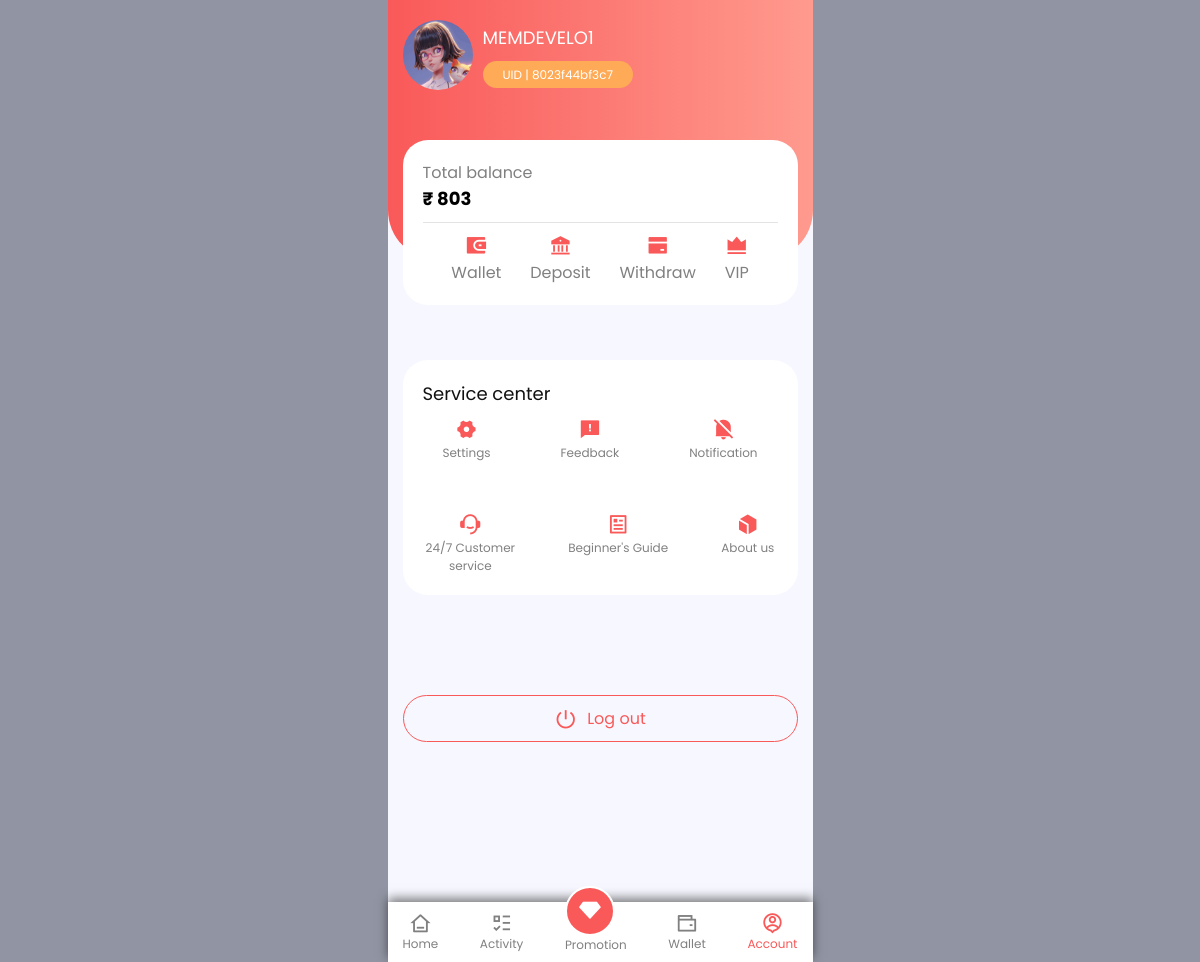
Screenshot of /accountPage (signed in) with the database file from the repository.
### club/models.py (models this page shows, shortened)
class Profile(models.Model):
    user = models.OneToOneField(User, on_delete=models.CASCADE)
    code = models.CharField(max_length=50, default='', blank=True)
    user_code = models.CharField(max_length=12, blank=True, null=True)
    recomended_by = models.ForeignKey(User, on_delete=models.CASCADE, blank=True, null=True, related_name='ref_by')
    referals_number = models.IntegerField(blank=True, default=0)
    user_balance = models.IntegerField(blank=True, default=0)
    refer_code = models.CharField(max_length=50, blank=True, null=True)
    total_balance = models.IntegerField(blank=True, default=0)
    total_withdraw = models.IntegerField(blank=True, default=0)
    total_deposite = models.IntegerField(blank=True, default=0)

### club/views.py (the view)
# urls.py: path('accountPage', accountPage, name='accountPage'),
def accountPage(request):
    try:
        profile = Profile.objects.get(user=request.user)
    except:
        pass
    if request.user.is_authenticated:
        return render(request, 'account.html', {'proflie': profile})
    else:
        return redirect('/loginPage')

### templates/account.html (shortened to what this page needs)
<!DOCTYPE html>
<html lang="en">
<head>
    <link rel="stylesheet" href="/static/style/account.css">
    <link rel="stylesheet" href="/static/style/utils.css">
    <link href="https://cdn.jsdelivr.net/npm/remixicon@4.3.0/fonts/remixicon.css" rel="stylesheet" />
</head>
<body>
    <section class="main_section">
        <header>
            <div class="user_details">
                <img src="/static/assets/user1.png" alt="" class="user_img">
                <div class="user_info">
                    <p>{{proflie.user_code}}</p>
                    <span>UID | {{proflie.code}}</span>
                </div>
            </div>
            <div class="user_balance">
                <p>Total balance</p>
                <span>₹ {{proflie.user_balance}}</span>
                <div class="hr_line"></div>
                <div class="balance_function">
                    <a href="/walletPage">
                        <div class="balance_func_card">
                            <i class="ri-wallet-3-fill"></i>
                            <p>Wallet</p>
                        </div>
                    </a>
                    <a href="/depositePage">
                        <div class="balance_func_card">
                            <i class="ri-bank-fill"></i>
                            <p>Deposit</p>
                        </div>
                    </a>
                    <a href="/withdrawPage">
                        <div class="balance_func_card">
                            <i class="ri-bank-card-fill"></i>
                            <p>Withdraw</p>
                        </div>
                    </a>
                    <a href="/">
                        <div class="balance_func_card">
                            <i class="ri-vip-crown-fill"></i>
                            <p>VIP</p>
                        </div>
                    </a>
                </div>
            </div>
        </header>
        <main>
            <div class="main_service">
                <p>Service center</p>
                <div class="web_services">
                    <a href="/settingsPage">
                        <div class="service_card">
                            <i class="ri-settings-4-fill"></i>
                            <p>Settings</p>
                        </div>
                    </a>
                    <a href="/feedbackPage">
                        <div class="service_card">
                            <i class="ri-feedback-fill"></i>
                            <p>Feedback</p>
                        </div>
                    </a>
                    <a href="">
                        <div class="service_card">
                            <i class="ri-notification-off-fill"></i>
                            <p>Notification</p>
                        </div>
                    </a>
                    <a href="https://t.me/snowman_014" target="_blank">
                        <div class="service_card">
                            <i class="ri-customer-service-2-fill"></i>
                            <p>24/7 Customer <br> service</p>
                        </div>
                    </a>
                    <a href="/guidePage">
                        <div class="service_card">
                            <i class="ri-article-line"></i>
                            <p>Beginner's Guide</p>
                        </div>
                    </a>
                    <a href="/aboutPage">
                        <div class="service_card">
                            <i class="ri-box-1-fill"></i>
                            <p>About us</p>
                        </div>
                    </a>
                </div>
            </div>
            <div class="log_btn">
                <a href="/logoutPage"><i class="ri-shut-down-line"></i> Log out</a>
            </div>
        </main>
        <footer>
            <div class="navigation">
                <div class="menu">
                    <a href="/">
                        <i class="ri-home-3-line"></i>
                        <p>Home</p>
                    </a>
                    <a href="/">
                        <i class="ri-list-check-3"></i>
                        <p>Activity</p>
                    </a>
                    <a href="/" class="activated">
                        <i class="active ri-vip-diamond-fill"></i>
                        <p>Promotion</p>
                    </a>
                    <a href="/walletPage">
                        <i class="ri-wallet-line"></i>
                        <p>Wallet</p>
                    </a>
                    <a href="/accountPage" class="active">
                        <i class="ri-account-pin-circle-line"></i>
                        <p>Account</p>
                    </a>
                </div>
            </div>
        </footer>
    </section>
</body>
</html>

### static/style/account.css (style rules this page uses)
header { height: 260px; background: linear-gradient(90deg, #f95959 0%, #ff9a8e 100%); border-radius: 0 0 50px 50px; }
main { padding-bottom: 215px; }
.user_details { padding: 20px 15px; display: flex; justify-content: star; align-items: center; gap: 10px; margin-bottom: 30px; }
.user_details img { width: 70px; height: 70px; border-radius: 100%; }
.user_details .user_info p { color: #fff; font-size: 18px; margin-bottom: 10px; }
.user_details .user_info span { background-color: #FEAA57; padding: 5px 20px; font-size: 12px; color: #fff; border-radius: 50px; }
.user_balance { background: #fff; padding: 20px; border-radius: 25px; margin: 20px 15px; }
.user_balance p:first-child { color: gray; }
.user_balance span { color: black; font-weight: bold; font-size: 18px; }
.user_balance .hr_line { margin: 10px 0; width: 100%; height: 1px; background-color: rgb(228, 228, 228); }
.user_balance .balance_function { display: flex; justify-content: space-evenly; align-items: center; text-align: center; }
.user_balance .balance_function i { color: #f95959; font-size: 22px; }
.user_balance .balance_function p { color: gray; }
.main_service { margin: 100px 15px; background-color: #fff; padding: 20px; border-radius: 25px; }
.main_service p:first-child { font-size: 18px; color: #111; margin-bottom: 10px; }
.main_service .web_services { display: flex; justify-content: space-evenly; align-self: center; flex-wrap: wrap; text-align: center; gap: 50px; }
.web_services i { font-size: 22px; color: #f95959; }
.web_services p { font-size: 12px; color: gray; }
.log_btn { margin: 5px 15px; text-align: center; }
.log_btn a i { font-size: 22px; }
.log_btn a { display: flex; justify-content: center; align-items: center; gap: 10px; border: 1px solid #f95959; padding: 10px 10px; margin: auto; border-radius: 25px; color: #f95959; }

### static/style/utils.css (style rules this page uses)
* { margin: 0; padding: 0; box-sizing: border-box; }
body { background-color: #9195A3; font-family: "Poppins", "Roboto", sans-serif; }
.main_section { position: relative; max-width: 425px; height: 100%; background-color: #F7F8FF; margin: auto; z-index: 1; }
a, li { list-style: none; text-decoration: none; }
.navigation { margin: 0px 15px; display: flex; flex-direction: column; justify-content: center; align-items: center; padding: 40px 5px 0px 5px; position: fixed; bottom: 0; left: 0; right: 0; margin-left: auto; margin-right: auto; }
.navigation .menu i.active { color: #fff; width: 50px; height: 50px; background: #F95959; border-radius: 100%; padding: 10px; font-size: 22px; border: 2px solid #fff; z-index: 1111; }
.navigation .menu a.activated { position: relative; bottom: 12px; }
.navigation .menu { padding: 5px 15px; width: 425px; height: 60px; background-color: #fff; border-top: 25px; display: flex; justify-content: space-between; align-self: center; box-shadow: 0 -4px 10px rgba(0, 0, 0, 0.5); }
.navigation .menu a { display: flex; flex-direction: column; align-self: center; justify-content: space-between; text-align: center; color: gray; font-size: 12px; }
.navigation .menu a.active { color: #F95959; }
.navigation .menu i { font-size: 22px; }

### rows the page displays
Profile: user_code "MEMDEVELO1", code "8023f44bf3c7", user_balance "803"
